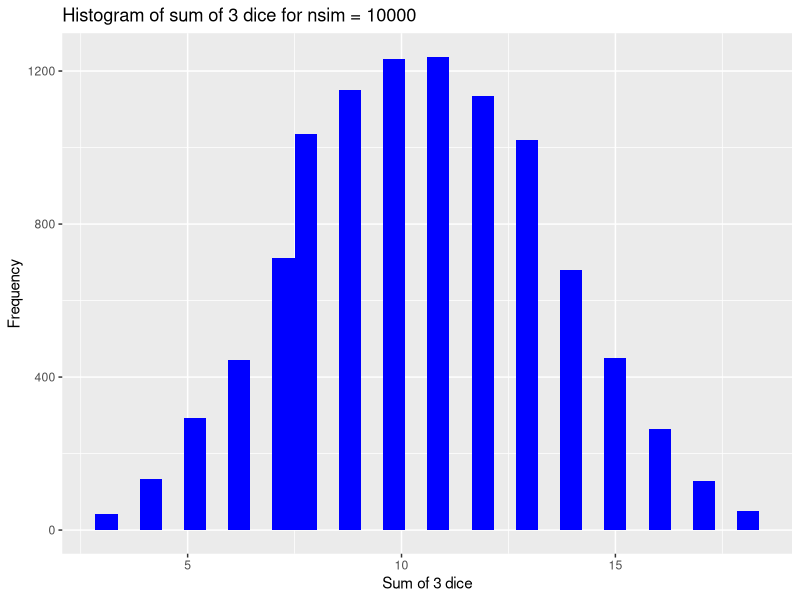

Write R code to recreate this figure.
## ---- chunk 1
#set sample size = 3
n = 3
set.seed(111)
#simulate rolling 3 dice using random sampling
result3Dice = sample(x = 1:6, n, replace = T)
print(result3Dice)
## ---- chunk 2
#set up number of simulation = 10000
nsim = 10000
set.seed(222)
#simulate rolling 3 dice with 10000 times
result3DiceSim = replicate(nsim, sample(x = 1:6, n, replace = T))
#calculate sum of each roll
colSum3 = apply(result3DiceSim, 2, sum)
#calculate the probability of getting sum of 3
ps9 = round(table(colSum3)["9"] / nsim, 4)
print(paste("The chance of the sum of 9 from 3 dice is ", ps9, sep = ""))
## ---- chunk 3
#load ggplot2 package
suppressMessages(library(ggplot2))
#transform colSum from matrix to data frame
colSum3 = as.data.frame(colSum3)
#plot histogram of all sums from 10000 simulation
g = ggplot(data = colSum3, aes(colSum3)) + 
        geom_histogram(fill = "blue") +
        ggtitle("Histogram of sum of 3 dice for nsim = 10000") +
        xlab("Sum of 3 dice") + 
        ylab("Frequency")
suppressMessages(print(g))
## ---- chunk 4
#calculate standard error of sampling distribution
SE = round(sqrt((ps9 * (1 - ps9)) / n), 4)
print(paste("The standard error (SE) for the distribution of sample proportion is ", SE, sep = ""))
## ---- chunk 5
#calculate expected value for rolling one die
E1 = rep(1/6, 6) %*% (1:6)
#calculate expected value for three dice
E3 = 3 * E1
#calculate variance for rolling one die
Var1 = rep(1/6, 6) %*% (((1:6) - E1)^2)
#calculate variance for rolling three dice
Var3 = 3 * Var1
#calculate standard deviation for rolling three dice
sd3 = sqrt(Var3)
#calculate the probability of getting sum of 9
p8.5 = pnorm(8.5, mean = E3, sd = sd3)
p9.5 = pnorm(9.5, mean = E3, sd = sd3)
pc9 = round(p9.5 - p8.5, 4)
#compare probability from simulation and mathmatical calculation
comp = data.frame("Simulation" = ps9, "Calculation" = pc9, row.names = "Probability")
print(comp)
## ---- chunk 6
set.seed(333)
#simulate rolling 5 dice for 10000 times
result5DiceSim = replicate(nsim, sample(1:6, 5, replace = T))
#calculate the sum from each roll
colSum5 = apply(result5DiceSim, 2, sum)
#calculate the probability of getting sum of 15
ps15 = round(table(colSum5)["15"] / nsim, 4)
#calculate the expected value for rolling 5 dice
E5 = 5 * E1
#calculate the variance for rolling 5 dice
Var5 = 5 * Var1
#calculate the standard deviation for rolling 5 dice
sd5 = sqrt(Var5)
#calculate the probability of getting sum of 15 mathmatically
p14.5 = pnorm(14.5, mean = E5, sd = sd5)
p15.5 = pnorm(15.5, mean = E5, sd = sd5)
pc15 = round(p15.5 - p14.5, 4)
#compare the probability from simulation and mathmatical calculation
comp2 = data.frame("Simulation" = ps15, "Calculation" = pc15, row.names = "Probability")
print(comp2)
## ---- chunk 7
set.seed(555)
#simulate and calculate the probability of getting at least one 1 from rolling 4 dice
print(paste("The probability of getting at least one 1 in four rolls of a fair die is ", 
            mean(apply(replicate(nsim, sample(1:6, size = 4, replace = T)), 2, min) == 1), sep = ""))
## ---- chunk 8
set.seed(555)
#perform proportion test and calculate 95% confidence interval
prop.test(sum(apply(replicate(nsim, sample(1:6, size = 4, replace = T)), 2, min) == 1), 
          nsim, p = 0.5, alternative = "greater")
